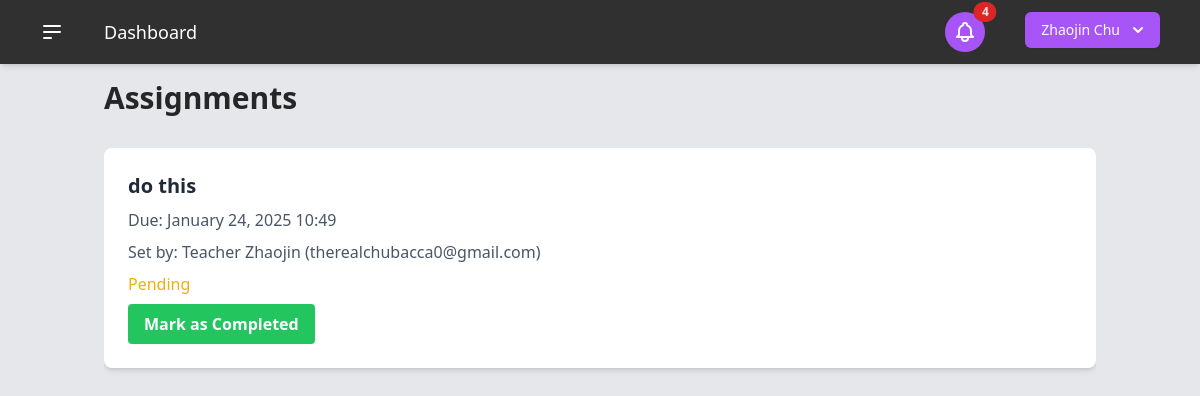
The page /assignments/ (signed in) on the database its author committed.
### users/models.py (models this page shows, shortened)
class User(AbstractBaseUser):
    USER_TYPE_CHOICES = (
        (1, "Student"),
        (2, "Teacher"),
    )
    user_type = models.PositiveSmallIntegerField(
        choices=USER_TYPE_CHOICES,
        default=1,
    )
    timezone = models.CharField(max_length=50, default="UTC")
    email = models.EmailField(
        "email address",
        max_length=255,
        unique=True,
        validators=[EmailValidator(message="Enter a valid email address.")],
    )
    first_name = models.CharField(
        "first name",
        max_length=150,
        validators=[
            RegexValidator(r"^[a-zA-Z\s]+$", "Enter a valid first name (letters only).")
        ],
    )
    last_name = models.CharField(
        "last name",
        max_length=150,
        validators=[
            RegexValidator(r"^[a-zA-Z\s]+$", "Enter a valid last name (letters only).")
        ],
    )
    password = models.CharField(
        "password",
        max_length=255,
        validators=[
            MinLengthValidator(8),
            RegexValidator(
                r"^(?=.*[a-z])(?=.*[A-Z])(?=.*\d)[A-Za-z\d]{8,}$",
                "Password must have at least 8 characters, including a number and a capital letter.",
            ),
        ],
    )
    contact_number = PhoneNumberField()
    date_of_birth = models.DateField("date of birth")
    two_factor_enabled = models.BooleanField(default=False)
    two_factor_code = models.CharField(max_length=6, blank=True, null=True)
    two_factor_code_expiry = models.DateTimeField(blank=True, null=True)
    password_reset_token = models.CharField(max_length=100, null=True, blank=True)
    password_reset_token_created_at = models.DateTimeField(null=True, blank=True)
    objects = UserManager()
    USERNAME_FIELD = "email"
    REQUIRED_FIELDS = ["__all__"]
    def get_full_name(self):
        return f"{self.first_name} {self.last_name}"

class Teacher(models.Model):
    teacher_id = models.AutoField(primary_key=True)
    user = models.OneToOneField(User, on_delete=models.CASCADE)
    extra_teacher_info = models.TextField(
        "extra / optional teacher information",
        max_length=2000,
        blank=True,  # This field is optional
        null=True,
    )
    def __str__(self):
        return f"{self.user.get_full_name()} ({self.user.email})"

### communications/models.py (models this page shows, shortened)
class Assignment(models.Model):
    assignment_id = models.AutoField(primary_key=True)
    teacher = models.ForeignKey(Teacher, on_delete=models.CASCADE)
    student = models.ForeignKey(Student, on_delete=models.CASCADE)
    task_content = models.TextField()
    due_date = models.DateTimeField()
    timestamp = models.DateTimeField(auto_now_add=True)
    is_completed = models.BooleanField(default=False)
    completion_date = models.DateTimeField(null=True, blank=True)

### communications/views.py (the view)
# urls.py: path("assignments/", views.assignment_list, name="assignment_list"),
@login_required
def assignment_list(request):
    if request.user.user_type == 1:
        assignments = Assignment.objects.filter(student=request.user.student)
    else:
        assignments = Assignment.objects.filter(teacher=request.user.teacher)
    return render(
        request, "communications/assignment_list.html", {"assignments": assignments}
    )

### templates/communications/assignment_list.html (shortened to what this page needs)
{% extends "_dashboard.html" %}
{% load static %}
{% block name %}Assignments{% endblock %}
{% block content %}
<div class="container mx-auto">
    <ul class="space-y-4">
        {% for assignment in assignments %}
        <li class="bg-white shadow-md rounded-lg p-6 transition duration-300 ease-in-out hover:shadow-lg">
            <h3 class="text-xl font-semibold text-gray-800 mb-2">{{ assignment.task_content }}</h3>
            <p class="text-gray-600 mb-2">Due: {{ assignment.due_date|date:"F d, Y H:i" }}</p>
            {% if user.user_type == 1 %}
                <p class="text-gray-600 mb-2">Set by: {{ assignment.teacher }}</p>
            {% elif user.user_type == 2 %}
                <p class="text-gray-600 mb-2">For: {{ assignment.student }}</p>
            {% endif %}
            <p class="mb-2">
                <span class="{% if assignment.is_completed %}text-green-500{% else %}text-yellow-500{% endif %}">
                    {% if assignment.is_completed %}Completed{% else %}Pending{% endif %}
                </span>
            </p>
            {% if user.user_type == 1 and not assignment.is_completed %}
            <form method="post" action="{% url 'mark_completed' assignment.assignment_id %}">
                <button type="submit" class="bg-green-500 hover:bg-green-600 text-white font-bold py-2 px-4 rounded transition duration-300 ease-in-out">
                    Mark as Completed
                </button>
            </form>
            {% endif %}
        </li>
        {% empty %}
        <li class="text-gray-600">No tasks available.</li>
        {% endfor %}
    </ul>
</div>
{% endblock %}

### templates/components/current_user.html (shortened to what this page needs)
{% load static %}
<div x-data="{ open: false }" class="relative inline-block text-left mr-4">
    <div>
        <button
            @click="open = !open"
            type="button"
            class="inline-flex justify-center w-full rounded-md shadow-sm px-4 py-2 bg-purple-500 text-sm font-medium text-white hover:bg-purple-600 ring-purple-800"
            id="options-menu"
            aria-haspopup="true"
            x-bind:aria-expanded="open"
        >
            {{ user.first_name }} {{ user.last_name }}
            <svg
                class="-mr-1 ml-2 h-5 w-5"
                xmlns="http://www.w3.org/2000/svg"
                viewBox="0 0 20 20"
                fill="currentColor"
                aria-hidden="true"
            >
                <path
                    fill-rule="evenodd"
                    d="M5.293 7.293a1 1 0 011.414 0L10 10.586l3.293-3.293a1 1 0 111.414 1.414l-4 4a1 1 0 01-1.414 0l-4-4a1 1 0 010-1.414z"
                    clip-rule="evenodd"
                />
            </svg>
        </button>
    </div>
</div>

### rows shown on the page
User: first_name "Zhaojin", last_name "Chu"
Assignment: task_content "do this", due_date "January 24, 2025 10:49", teacher "Teacher Zhaojin (therealchubacca0@gmail.com)", is_completed "Pending"
